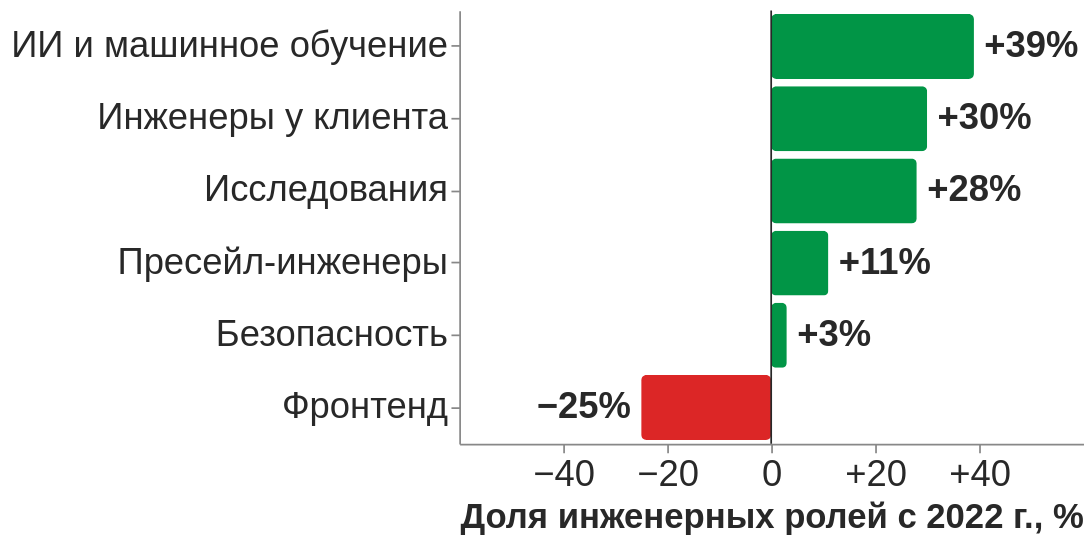

This figure's Vega-Lite source:
### Vega-Lite specification from a JSON file in a GitHub repository (floating-point values rounded to 4 significant figures)
{"$schema": "https://vega.github.io/schema/vega-lite/v5.json", "width": 360, "height": 250, "data": {"values": [{"k": "ИИ и машинное обучение", "v": 39, "c": "#019546", "t": "+39%"}, {"k": "Инженеры у клиента", "v": 30, "c": "#019546", "t": "+30%"}, {"k": "Исследования", "v": 28, "c": "#019546", "t": "+28%"}, {"k": "Пресейл-инженеры", "v": 11, "c": "#019546", "t": "+11%"}, {"k": "Безопасность", "v": 3, "c": "#019546", "t": "+3%"}, {"k": "Фронтенд", "v": -25, "c": "#dc2626", "t": "−25%"}]}, "layer": [{"mark": {"type": "bar", "cornerRadius": 3}, "encoding": {"y": {"field": "k", "type": "ordinal", "sort": null, "axis": {"title": null, "labelLimit": 340}}, "x": {"field": "v", "type": "quantitative", "scale": {"domain": [-55, 52]}, "axis": {"title": "Доля инженерных ролей с 2022 г., %", "grid": false, "labelExpr": "datum.value>0?'+'+datum.value:datum.value==0?'0':'−'+(-datum.value)", "values": [-40, -20, 0, 20, 40]}}, "color": {"field": "c", "type": "nominal", "scale": null}}}, {"transform": [{"filter": "datum.v>0"}], "mark": {"type": "text", "align": "left", "dx": 6, "fontSize": 21, "fontWeight": "bold", "color": "#282828"}, "encoding": {"y": {"field": "k", "type": "ordinal", "sort": null}, "x": {"field": "v", "type": "quantitative"}, "text": {"field": "t"}}}, {"transform": [{"filter": "datum.v<0"}], "mark": {"type": "text", "align": "right", "dx": -6, "fontSize": 21, "fontWeight": "bold", "color": "#282828"}, "encoding": {"y": {"field": "k", "type": "ordinal", "sort": null}, "x": {"field": "v", "type": "quantitative"}, "text": {"field": "t"}}}, {"data": {"values": [{"x": 0}]}, "mark": {"type": "rule", "color": "#282828"}, "encoding": {"x": {"field": "x", "type": "quantitative"}}}], "config": {"font": "Tahoma, Verdana, sans-serif", "axis": {"labelFontSize": 21, "titleFontSize": 20, "labelColor": "#282828", "titleColor": "#282828"}, "view": {"stroke": null}}}
